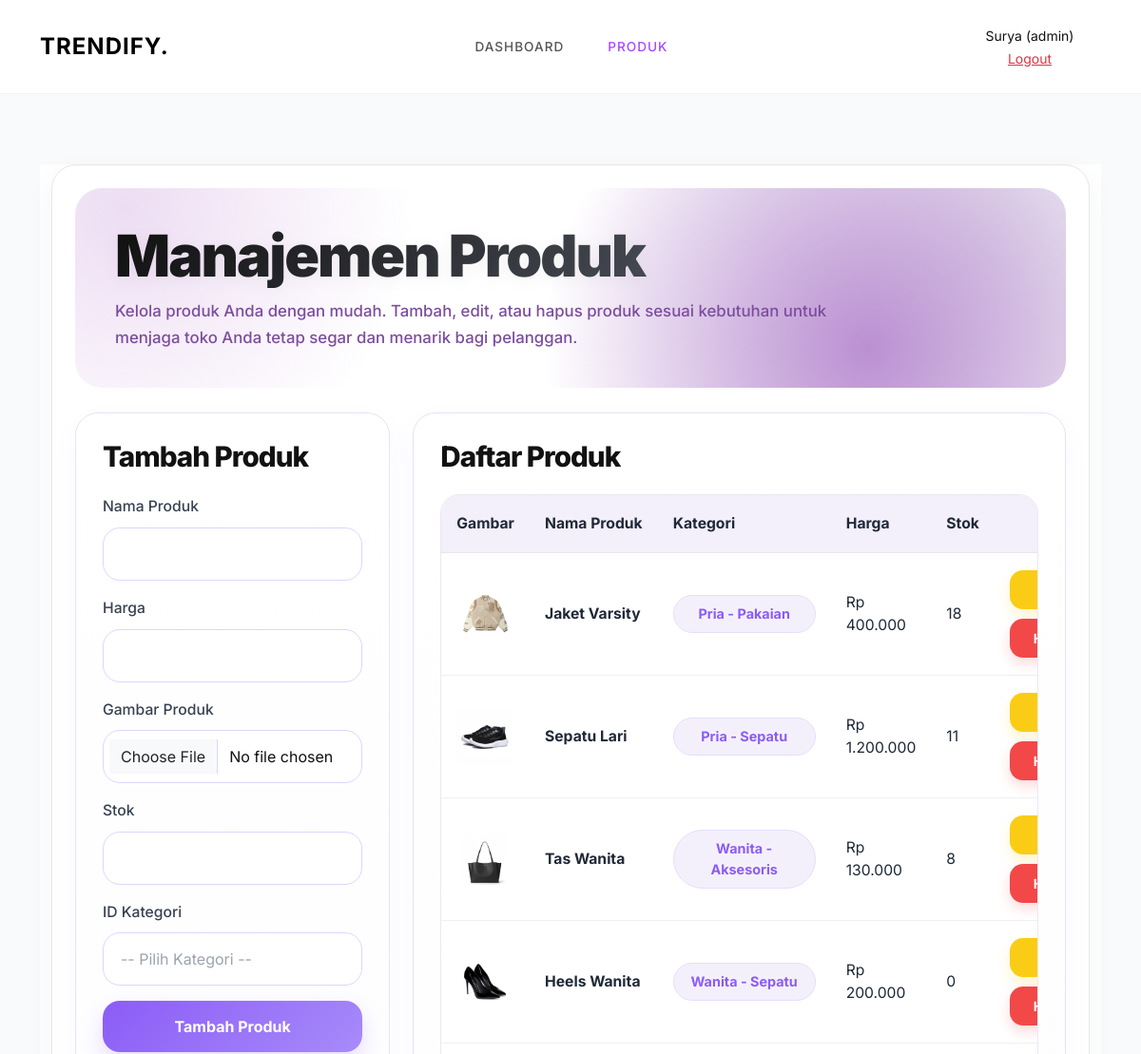
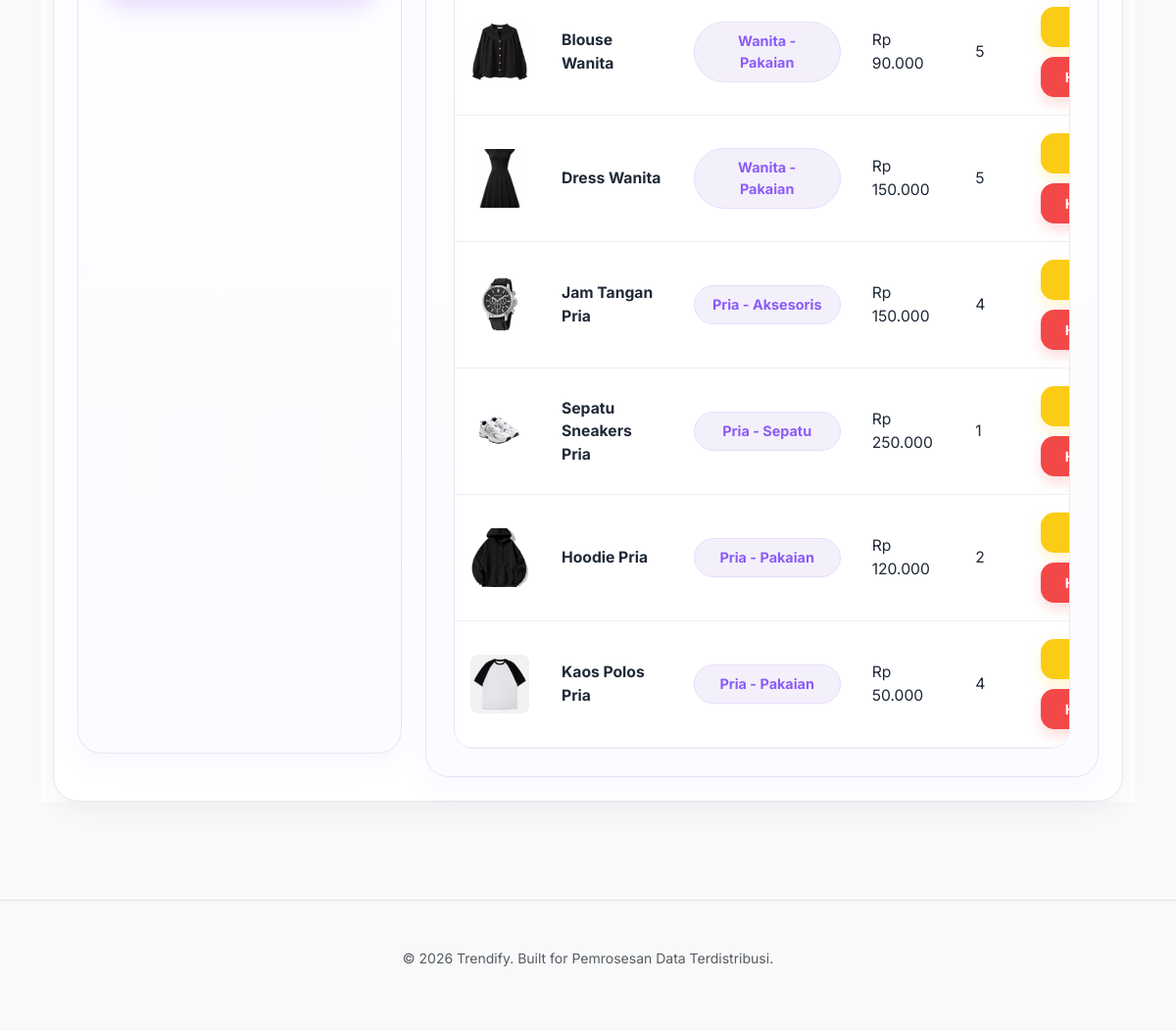
The app's page /?page=produk-admin (signed in), older data (2 pictures, top to bottom).
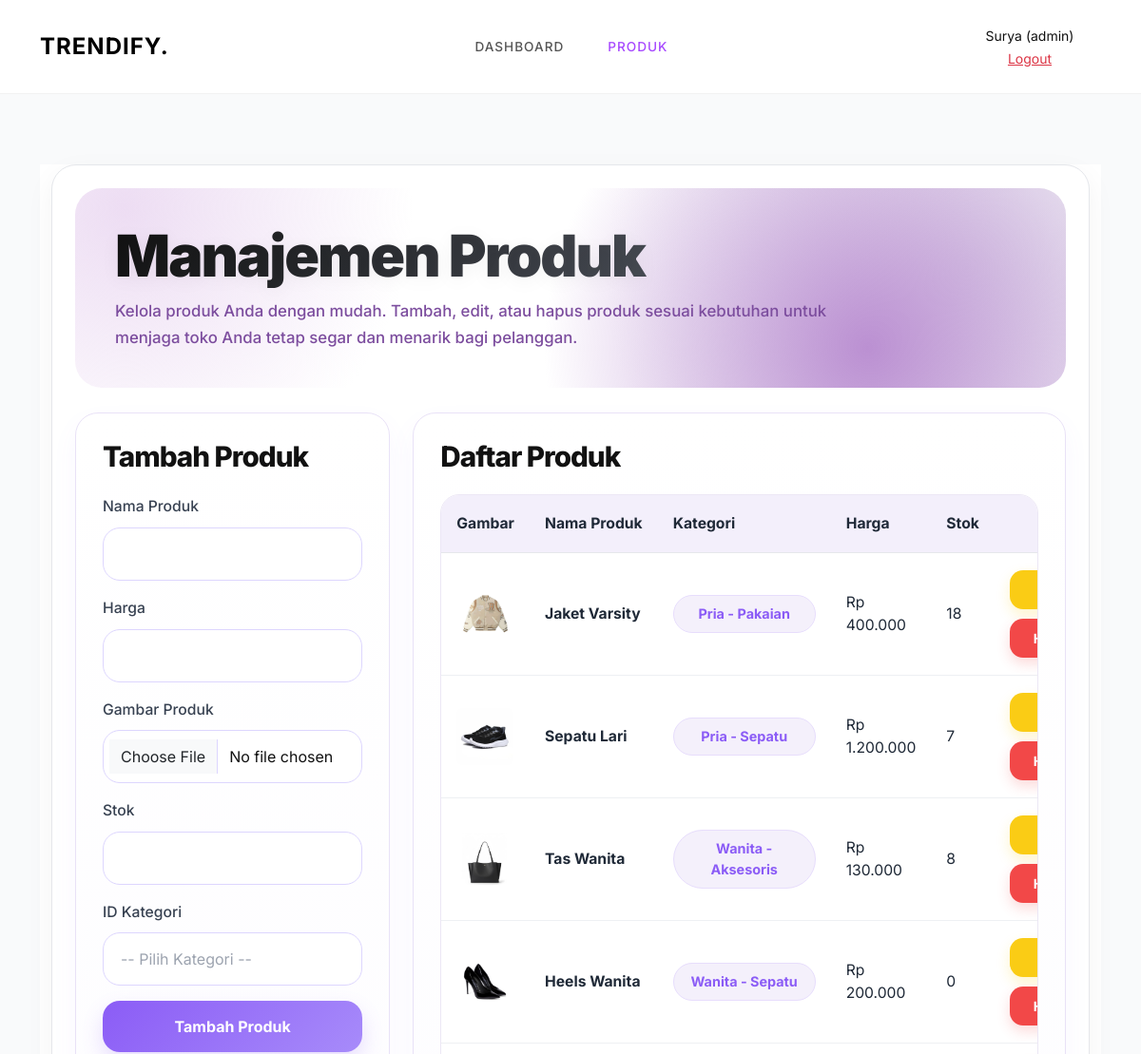
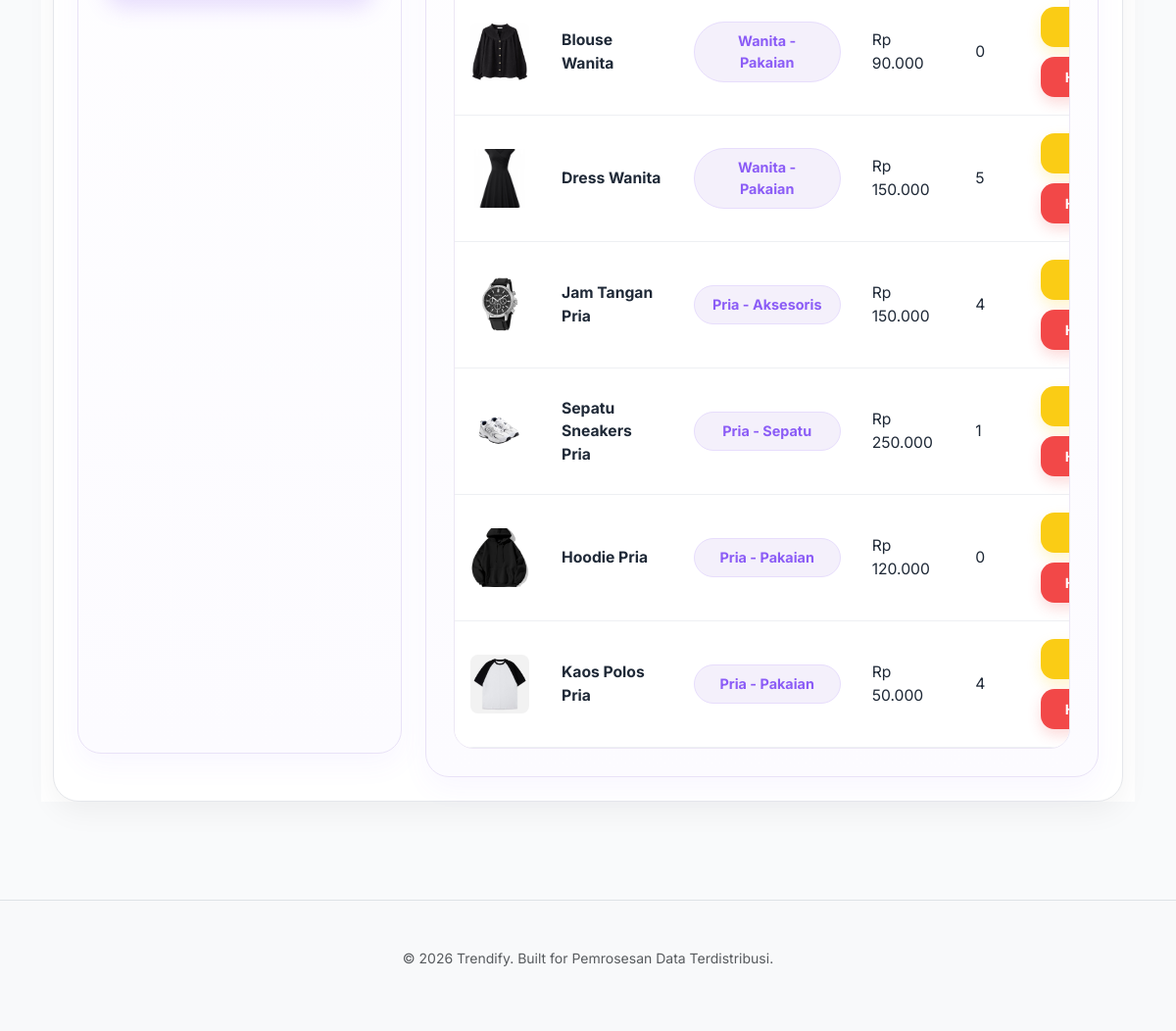
The same page, newer data (2 pictures, top to bottom).
### tables this page shows
CREATE TABLE `produk` (
  `id_produk` int NOT NULL,
  `nama` varchar(100) DEFAULT NULL,
  `harga` int DEFAULT NULL,
  `gambar` varchar(255) DEFAULT NULL,
  `stok` int DEFAULT NULL,
  `id_kategori` int DEFAULT NULL
);

### controller/ProdukAdminController.php (called while the page is built, shortened)
<?php
include_once 'model/ProdukAdminModel.php';
class ProdukAdminController {
    private $model;
    public function __construct($pdo) {
        $this->model = new ProdukAdminModel($pdo);
    }
    public function index() {
        $data_produk = $this->model->getAll();
        include 'view/ProdukAdmin.php';
    }
}

### model/ProdukAdminModel.php (called while the page is built, shortened)
<?php
class ProdukAdminModel {
    private $db;
    public function __construct($pdo) {
        $this->db = $pdo;
    }
    public function getAll() {
    $sql = "CALL select_produk()";
    $stmt = $this->db->query($sql);
    return $stmt->fetchAll(PDO::FETCH_ASSOC);
}
}

### view/ProdukAdmin.php (the view, shortened to what the changed rows need)
<div class="container mt-4">
    <div class="product-shell">
        <div class="row g-4">
            <div class="col-lg-8">
                <div class="panel-card">
                    <div class="card-body">
                        <div class="table-responsive table-wrap">
                            <table class="table table-hover align-middle">
                                <thead>
                                    <tr>
                                        <th>Gambar</th>
                                        <th>Nama Produk</th>
                                        <th>Kategori</th>
                                        <th>Harga</th>
                                        <th>Stok</th>
                                        <th class="text-center">Aksi</th>
                                    </tr>
                                </thead>
                                <tbody>
                                    <?php if (!empty($data_produk)): ?>
                                        <?php foreach ($data_produk as $row): ?>
                                            <tr>
                                                <td>
                                                    <?php if (!empty($row['gambar'])): ?>
                                                        <img src="assets/img/<?= htmlspecialchars($row['gambar']); ?>" width="60" height="60" style="object-fit:cover; border-radius:8px;">
                                                    <?php else: ?>
                                                        <span class="text-muted">Tidak ada</span>
                                                    <?php endif; ?>
                                                </td>
                                                <td><strong><?= $row['nama_produk']; ?></strong></td>
                                                <td><span class="badge-soft"><?= $row['kategori']; ?></span></td>
                                                <td>Rp <?= number_format($row['harga'], 0, ',', '.'); ?></td>
                                                <td><?= $row['stok']; ?></td>
                                                <td class="text-center">
                                                    <div class="action-group">
                                                        <button
                                                            class="btn btn-sm btn-edit"
                                                            data-bs-toggle="modal"
                                                            data-bs-target="#editModal<?= $row['id_produk']; ?>">
                                                        </button>
                                                        <a
                                                            href="?page=produk-admin&id=<?= $row['id_produk']; ?>"
                                                            class="btn-delete btn btn-sm"
                                                            onclick="return confirm('Yakin ingin menghapus produk ini?')">
                                                        </a>
                                                    </div>
                                                </td>
                                            </tr>
                                        <?php endforeach; ?>
                                    <?php endif; ?>
                                </tbody>
                            </table>
                        </div>
                    </div>
                </div>
            </div>
        </div>
    </div>
</div>

Row changes from the older to the newer data that the page shows:
changed produk (number 2 of 10 on the later page): stok "11" → "7"
changed produk (number 5 of 10 on the later page): stok "5" → "0"
changed produk (number 9 of 10 on the later page): stok "2" → "0"
